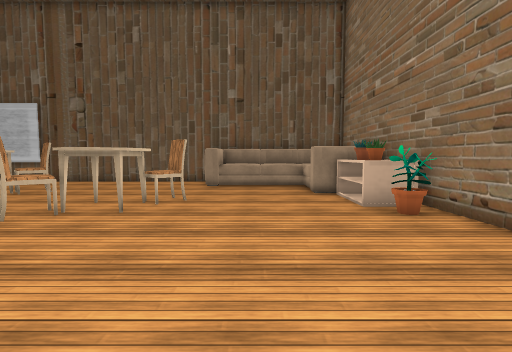
view 1 (above)

21 first-person views from a walk through a scene from a Unity 3-D project. The camera is 1.3 m above the floor, tilts 4° down and sees 85° across. The floor is counted in squares, 1 m on a side. Each view is taken from the middle of a square. On the plan, view 1 faces up. The plan holds only what a view shows up to about 13 squares ahead; the rest is blank. The place goes on beyond the plan. Some animated figures are not drawn. Some surface patterns are stand-ins.

view 2
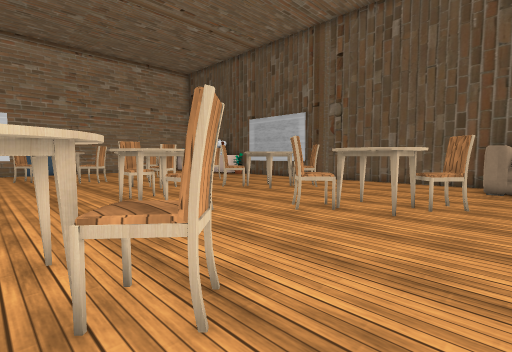

view 3
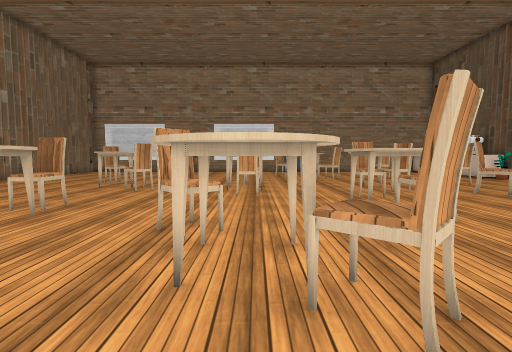

view 4
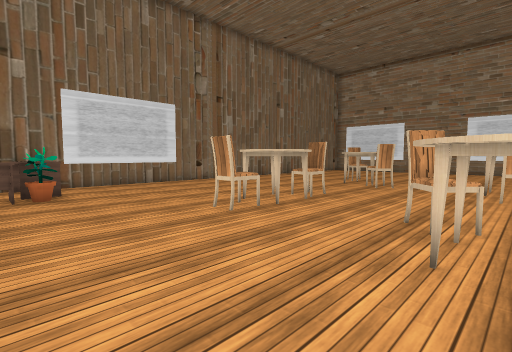

view 5
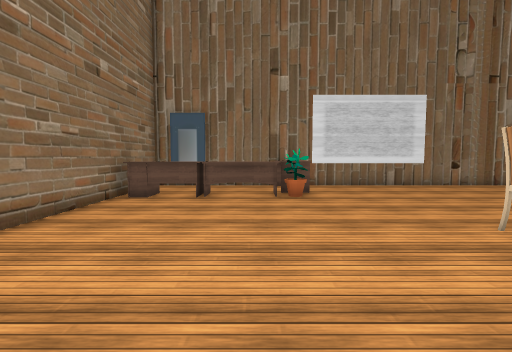

view 6
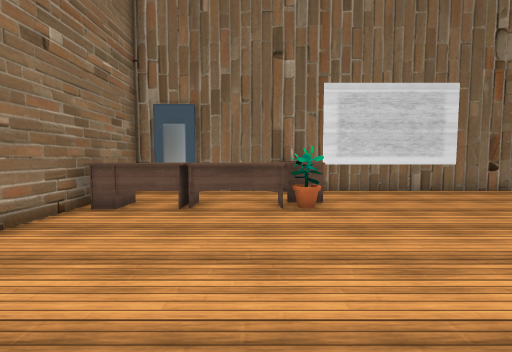

view 7
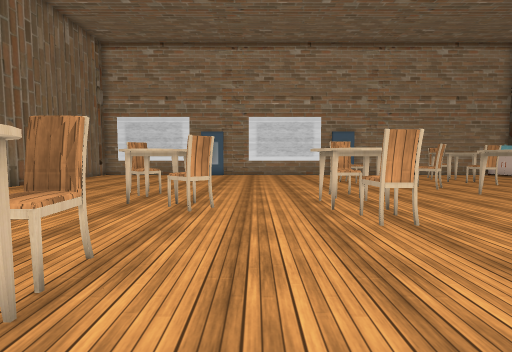

view 8
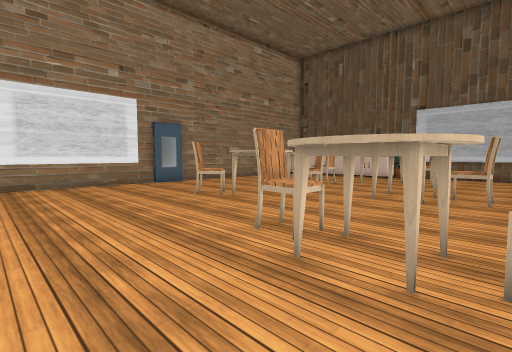

view 9
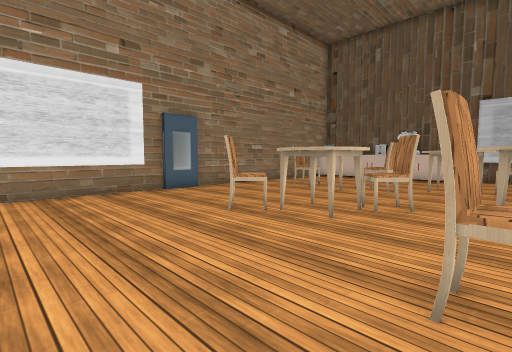

view 10
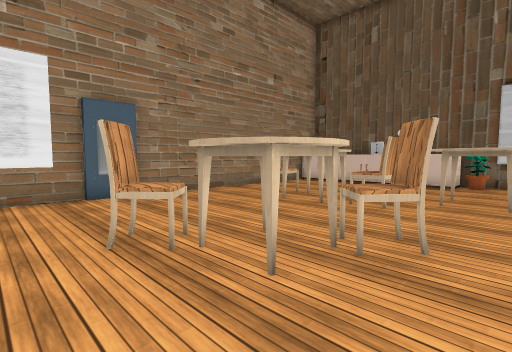

view 11
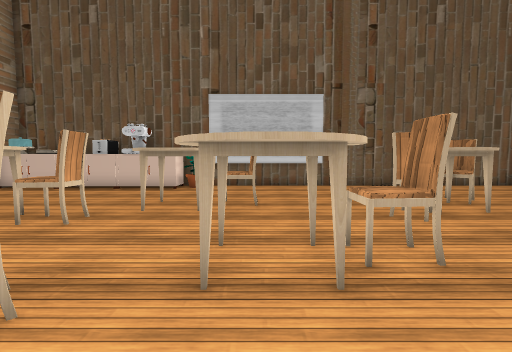

view 12
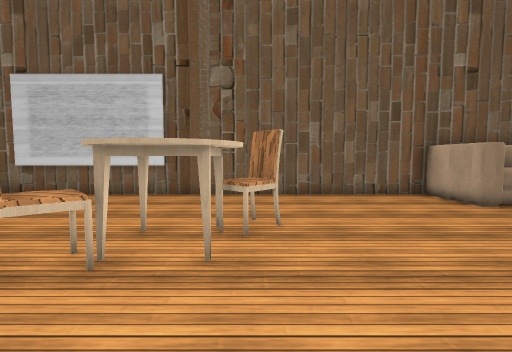

view 13
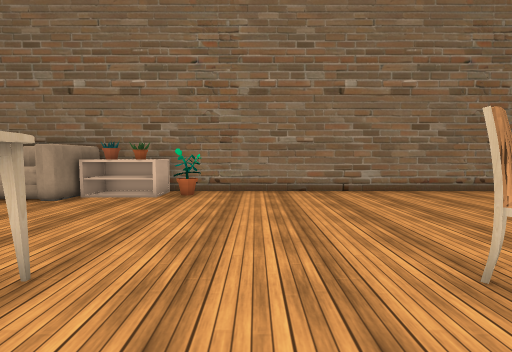

view 14
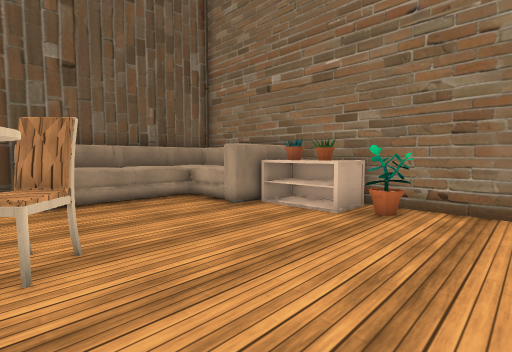

view 15
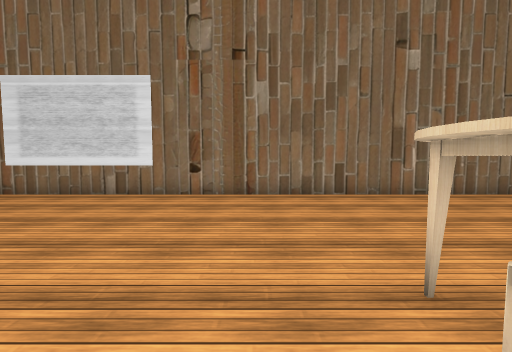

view 16
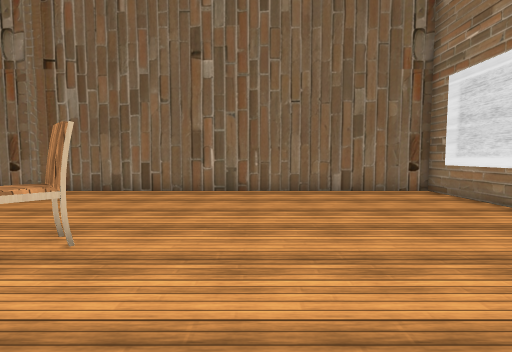

view 17
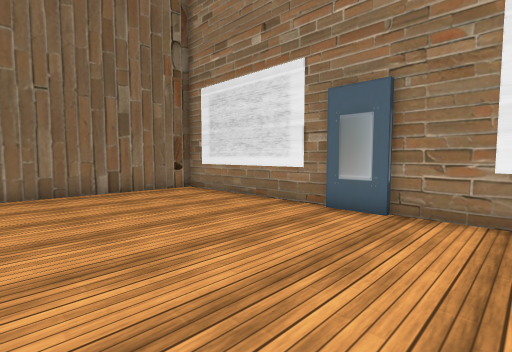

view 18
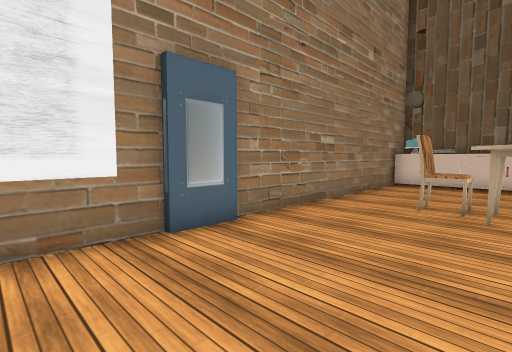

view 19
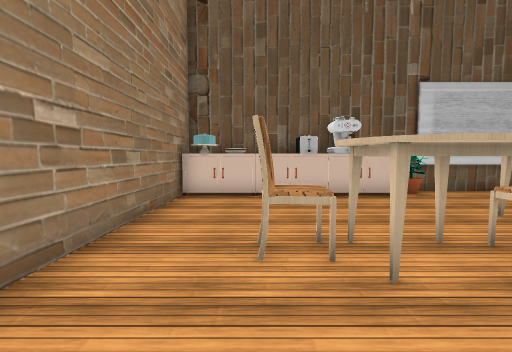

view 20
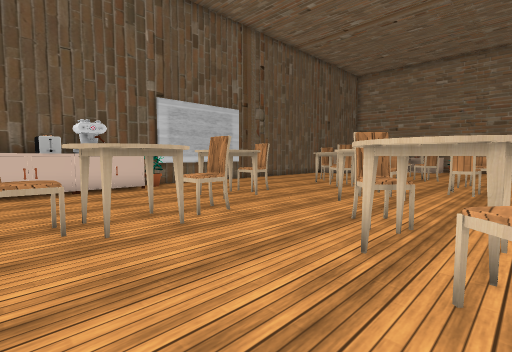

view 21
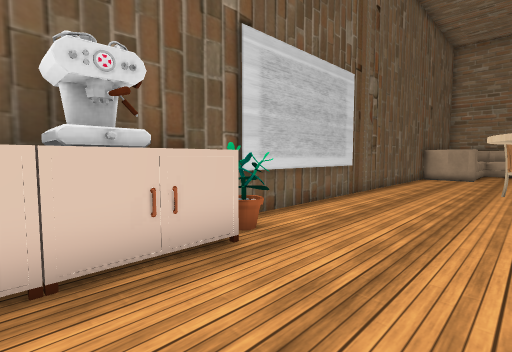

### Floor plan
Key: @ floor where view 1 was taken; # wall or solid block; . floor; ^ raised ledge; C chair; T table; P plant; U cupboard; O other object.
Columns run from 25 left of view 1 to 5 right of it. Each row starts with its distance up from view 1.
 15  #############################
 14 ##UUU##UP#.............#######
 13 ##UUU##U...............#^^^^^#
 12 #......................#^^^^^^
 11 #................C.........^^
 10 #.......TTCC...TCC.........^^^#
  9 #.......TTC....CTT....C..... O#
  8 #..CCTCC.T....CCT....TCC....O^#
  7 #...CTT.............CTT.....P^#
  6 #.........TTCC......CT...... .#
  5 #.........TTC.................#
  4 #......TCC....CCTTC...........#
  3 #.....TTT.......TT ...........#
  2 #....CCTT.........  ..........#
  1 #.....C.............TCC.......#
  0 #..........CTTCC....TT...@....#
 -1 #...........TT.....CCT........#
 -2 #..................C..........#
 -3 #.............................#
 -4 #............C................#
 -5 #..........TCC...CTTC.........#
 -6 #..........TTT...CTTCC........#
 -7 #.........CCT.................#
 -8 #.............................#
 -9 #.............................#
-10 #.......................PTTTTT#
-11 #......................TPTTTT #
-12 #...................... T.....#
-13 #...................... T..####
-14 ###############################

Where each view was taken, in squares from view 1:
view 1: 0 up, 0 right, facing up
view 2: 0 up, 1 left, facing up-left
view 3: 0 up, 1 left, facing left
view 4: 0 up, 0 right, facing down-left
view 5: 1 down, 0 right, facing down
view 6: 3 down, 0 right, facing down
view 7: 3 down, 5 left, facing left
view 8: 4 down, 11 left, facing up-left
view 9: 3 down, 14 left, facing up-left
view 10: 0 up, 15 left, facing up-left
view 11: 2 up, 14 left, facing up
view 12: 5 up, 8 left, facing up
view 13: 4 up, 6 left, facing right
view 14: 4 up, 3 left, facing up-right
view 15: 4 down, 11 left, facing down
view 16: 3 down, 18 left, facing down
view 17: 3 down, 18 left, facing down-left
view 18: 0 up, 20 left, facing up-left
view 19: 4 up, 22 left, facing up
view 20: 2 up, 22 left, facing up-right
view 21: 10 up, 20 left, facing up-right
